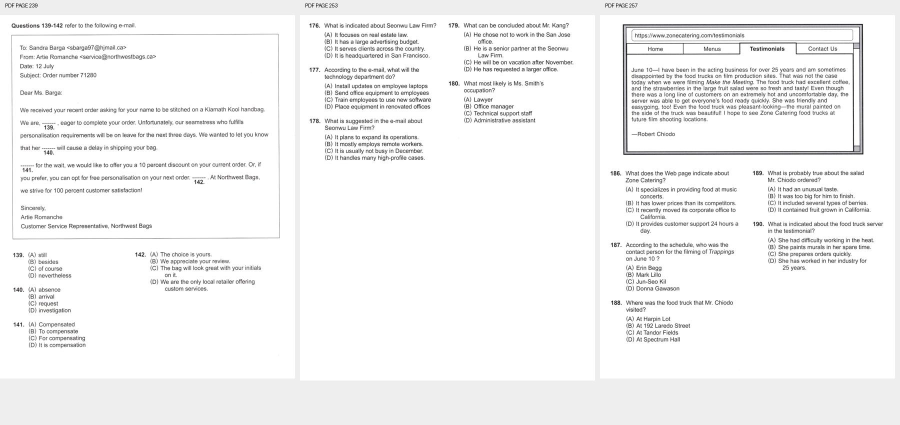
#> input picture artifacts/reading-import/verify-test9-1.jpg, 1800 x 850 px, given in place of page-239.jpg, which was not available (shown at 1/2 size)
$ python review-reading-pages.py
#> lines starting #> are read from the running program, lines starting #| are printed output that depends on the picture; pictures that were not available may be replaced by others from this repository, and a replacement may not be noted
from PIL import Image,ImageDraw
from pathlib import Path
root=Path('uploads/import-e2ac1f15-5d96-42d7-945d-301b4a9c6f97')
pages=[(239,.05,.85),(253,.05,.85),(257,.05,.85)]
for batch in range(1):
 sheet=Image.new('RGB',(1800,850),'#eee');draw=ImageDraw.Draw(sheet)
#> after `sheet = Image.new('RGB', (1800, 850), '#eee')`: sheet: PIL image 1800x850 RGB; every value is 238
 for i,(n,y0,y1) in enumerate(pages[batch*3:batch*3+3]):
  img=Image.open(root/f'page-{n:03}.jpg');crop=img.crop((.06*img.width,y0*img.height,.95*img.width,y1*img.height));crop.thumbnail((590,810));sheet.paste(crop,(i*600,30));draw.text((i*600+10,5),f'PDF PAGE {n}',fill='black')
#> further down, img is the input picture: PIL image 1800x850 RGB; mean R, G, B 243.5, 243.5, 243.5
#> after `crop = img.crop((0.06 * img.width, y0 * img.height, 0.95 * img.width, `:
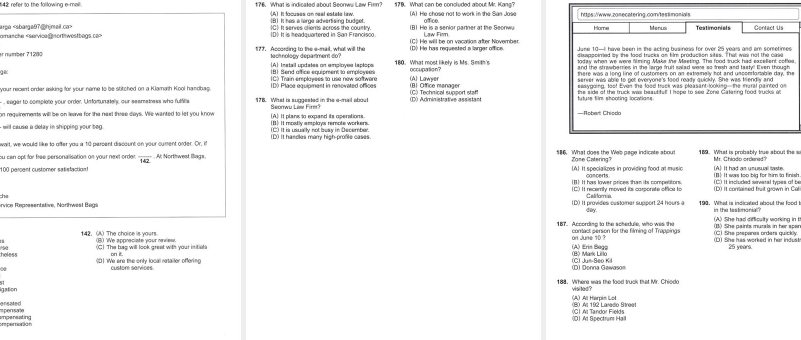
#> crop: PIL image 1602x680 RGB (shown at 1/2 size); mean R, G, B 243.8, 243.8, 243.8
#> after `crop.thumbnail((590, 810))`:
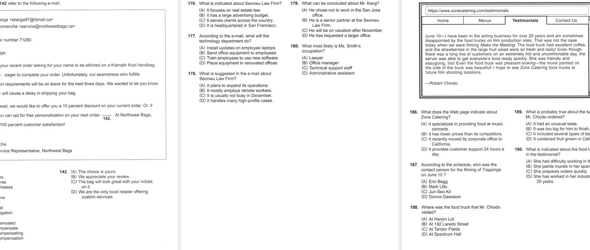
#> crop: PIL image 590x250 RGB; mean R, G, B 243.7, 243.6, 243.7
#> after `sheet.paste(crop, (i * 600, 30))`:
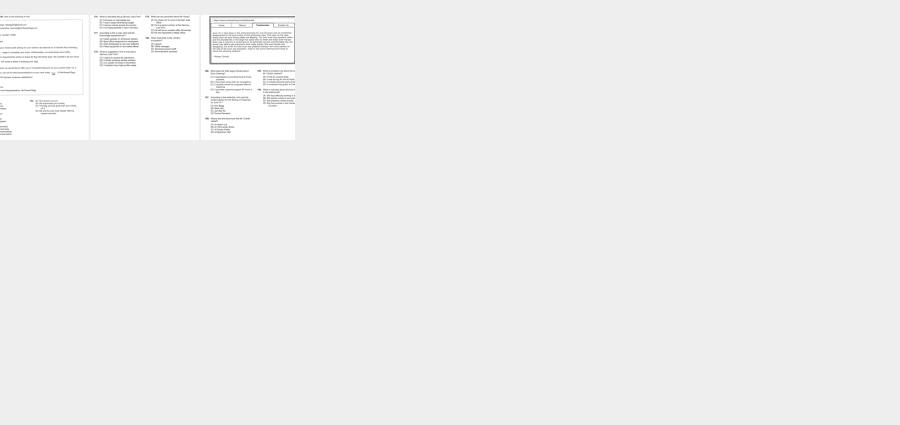
#> sheet: PIL image 1800x850 RGB (shown at 1/2 size); mean R, G, B 238.5, 238.5, 238.5
#> (the run stopped early here; a loop or call above may not have finished)
